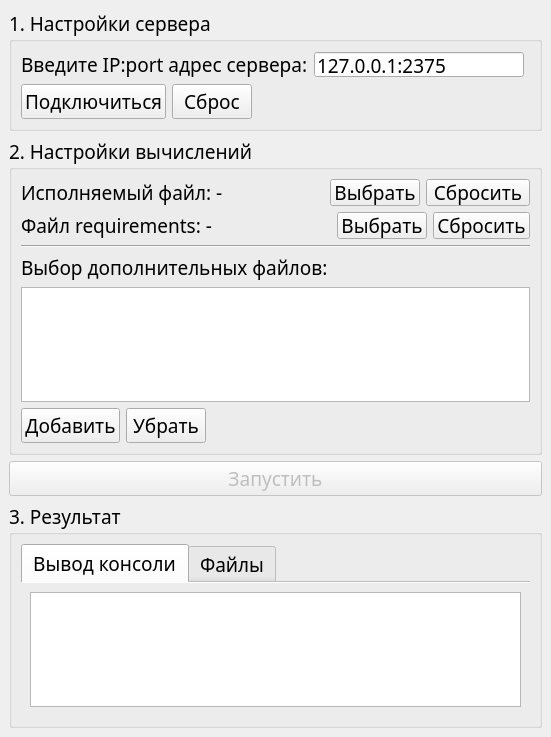
<?xml version="1.0" encoding="UTF-8"?>
<ui version="4.0">
 <class>MainWindow</class>
 <widget class="QMainWindow" name="MainWindow">
  <property name="windowModality">
   <enum>Qt::WindowModality::WindowModal</enum>
  </property>
  <property name="geometry">
   <rect>
    <x>0</x>
    <y>0</y>
    <width>551</width>
    <height>737</height>
   </rect>
  </property>
  <property name="font">
   <font>
    <family>Ubuntu Mono</family>
    <pointsize>14</pointsize>
    <italic>false</italic>
   </font>
  </property>
  <property name="windowTitle">
   <string>Rexex</string>
  </property>
  <property name="windowIcon">
   <iconset resource="resources/resources.qrc">
    <normaloff>:/icons/icons/rexelLogo.png</normaloff>:/icons/icons/rexelLogo.png</iconset>
  </property>
  <widget class="QWidget" name="centralwidget">
   <layout class="QVBoxLayout" name="verticalLayout_5">
    <item>
     <widget class="QGroupBox" name="ServerSettings">
      <property name="sizePolicy">
       <sizepolicy hsizetype="Preferred" vsizetype="Fixed">
        <horstretch>0</horstretch>
        <verstretch>0</verstretch>
       </sizepolicy>
      </property>
      <property name="title">
       <string>1. Настройки сервера</string>
      </property>
      <layout class="QVBoxLayout" name="verticalLayout">
       <item>
        <layout class="QHBoxLayout" name="horizontalLayout">
         <item>
          <widget class="QLabel" name="IPLabel">
           <property name="sizePolicy">
            <sizepolicy hsizetype="Preferred" vsizetype="Minimum">
             <horstretch>0</horstretch>
             <verstretch>0</verstretch>
            </sizepolicy>
           </property>
           <property name="text">
            <string>Введите IP:port адрес сервера:</string>
           </property>
          </widget>
         </item>
         <item>
          <widget class="QLineEdit" name="IPEdit">
           <property name="sizePolicy">
            <sizepolicy hsizetype="Fixed" vsizetype="Minimum">
             <horstretch>0</horstretch>
             <verstretch>0</verstretch>
            </sizepolicy>
           </property>
           <property name="minimumSize">
            <size>
             <width>210</width>
             <height>25</height>
            </size>
           </property>
           <property name="maximumSize">
            <size>
             <width>210</width>
             <height>25</height>
            </size>
           </property>
           <property name="font">
            <font>
             <family>Ubuntu Mono</family>
             <pointsize>14</pointsize>
             <italic>false</italic>
            </font>
           </property>
           <property name="text">
            <string>127.0.0.1:2375</string>
           </property>
           <property name="frame">
            <bool>true</bool>
           </property>
           <property name="placeholderText">
            <string notr="true">***.***.***.***:*****</string>
           </property>
           <property name="clearButtonEnabled">
            <bool>false</bool>
           </property>
          </widget>
         </item>
         <item>
          <spacer name="horizontalSpacer_2">
           <property name="orientation">
            <enum>Qt::Orientation::Horizontal</enum>
           </property>
           <property name="sizeHint" stdset="0">
            <size>
             <width>40</width>
             <height>20</height>
            </size>
           </property>
          </spacer>
         </item>
        </layout>
       </item>
       <item>
        <layout class="QHBoxLayout" name="horizontalLayout_4">
         <item>
          <widget class="QPushButton" name="TryConnectButton">
           <property name="text">
            <string>Подключиться</string>
           </property>
           <property name="icon">
            <iconset theme="mail-send-receive"/>
           </property>
          </widget>
         </item>
         <item>
          <widget class="QPushButton" name="ResetIPButton">
           <property name="text">
            <string>Сброс</string>
           </property>
           <property name="icon">
            <iconset theme="application-exit"/>
           </property>
          </widget>
         </item>
         <item>
          <widget class="QLabel" name="ConnectionStatus">
           <property name="enabled">
            <bool>true</bool>
           </property>
           <property name="sizePolicy">
            <sizepolicy hsizetype="Fixed" vsizetype="Fixed">
             <horstretch>0</horstretch>
             <verstretch>0</verstretch>
            </sizepolicy>
           </property>
           <property name="maximumSize">
            <size>
             <width>25</width>
             <height>25</height>
            </size>
           </property>
           <property name="text">
            <string/>
           </property>
           <property name="scaledContents">
            <bool>true</bool>
           </property>
          </widget>
         </item>
         <item>
          <spacer name="horizontalSpacer">
           <property name="orientation">
            <enum>Qt::Orientation::Horizontal</enum>
           </property>
           <property name="sizeHint" stdset="0">
            <size>
             <width>40</width>
             <height>20</height>
            </size>
           </property>
          </spacer>
         </item>
        </layout>
       </item>
      </layout>
     </widget>
    </item>
    <item>
     <widget class="QGroupBox" name="CalcSettings">
      <property name="enabled">
       <bool>true</bool>
      </property>
      <property name="title">
       <string>2. Настройки вычислений</string>
      </property>
      <layout class="QVBoxLayout" name="verticalLayout_2">
       <item>
        <layout class="QHBoxLayout" name="MainFileChoose">
         <item>
          <widget class="QLabel" name="MainFileLabel">
           <property name="text">
            <string>Исполняемый файл: -</string>
           </property>
           <property name="scaledContents">
            <bool>true</bool>
           </property>
           <property name="wordWrap">
            <bool>true</bool>
           </property>
          </widget>
         </item>
         <item>
          <spacer name="horizontalSpacer_5">
           <property name="orientation">
            <enum>Qt::Orientation::Horizontal</enum>
           </property>
           <property name="sizeHint" stdset="0">
            <size>
             <width>40</width>
             <height>20</height>
            </size>
           </property>
          </spacer>
         </item>
         <item>
          <widget class="QPushButton" name="ChooseMainFileButton">
           <property name="maximumSize">
            <size>
             <width>95</width>
             <height>27</height>
            </size>
           </property>
           <property name="text">
            <string>Выбрать</string>
           </property>
           <property name="icon">
            <iconset theme="folder-new"/>
           </property>
          </widget>
         </item>
         <item>
          <widget class="QPushButton" name="MainFileResetButton">
           <property name="minimumSize">
            <size>
             <width>104</width>
             <height>27</height>
            </size>
           </property>
           <property name="maximumSize">
            <size>
             <width>104</width>
             <height>27</height>
            </size>
           </property>
           <property name="text">
            <string>Сбросить</string>
           </property>
           <property name="icon">
            <iconset theme="application-exit"/>
           </property>
          </widget>
         </item>
        </layout>
       </item>
       <item>
        <layout class="QHBoxLayout" name="ReqChoose">
         <item>
          <widget class="QLabel" name="ReqLabel">
           <property name="text">
            <string>Файл requirements: -</string>
           </property>
           <property name="wordWrap">
            <bool>true</bool>
           </property>
          </widget>
         </item>
         <item>
          <spacer name="horizontalSpacer_6">
           <property name="orientation">
            <enum>Qt::Orientation::Horizontal</enum>
           </property>
           <property name="sizeHint" stdset="0">
            <size>
             <width>40</width>
             <height>20</height>
            </size>
           </property>
          </spacer>
         </item>
         <item>
          <widget class="QPushButton" name="ReqChooseButton">
           <property name="maximumSize">
            <size>
             <width>95</width>
             <height>27</height>
            </size>
           </property>
           <property name="text">
            <string>Выбрать</string>
           </property>
           <property name="icon">
            <iconset theme="folder-new"/>
           </property>
          </widget>
         </item>
         <item>
          <widget class="QPushButton" name="ReqResetButton">
           <property name="maximumSize">
            <size>
             <width>104</width>
             <height>27</height>
            </size>
           </property>
           <property name="text">
            <string>Сбросить</string>
           </property>
           <property name="icon">
            <iconset theme="application-exit"/>
           </property>
          </widget>
         </item>
        </layout>
       </item>
       <item>
        <widget class="Line" name="line">
         <property name="orientation">
          <enum>Qt::Orientation::Horizontal</enum>
         </property>
        </widget>
       </item>
       <item>
        <layout class="QHBoxLayout" name="listFileLabel">
         <item>
          <widget class="QLabel" name="label_2">
           <property name="text">
            <string>Выбор дополнительных файлов:</string>
           </property>
          </widget>
         </item>
         <item>
          <spacer name="horizontalSpacer_7">
           <property name="orientation">
            <enum>Qt::Orientation::Horizontal</enum>
           </property>
           <property name="sizeHint" stdset="0">
            <size>
             <width>40</width>
             <height>20</height>
            </size>
           </property>
          </spacer>
         </item>
        </layout>
       </item>
       <item>
        <widget class="QListWidget" name="listFileWidget">
         <property name="selectionMode">
          <enum>QAbstractItemView::SelectionMode::MultiSelection</enum>
         </property>
         <property name="selectionRectVisible">
          <bool>false</bool>
         </property>
        </widget>
       </item>
       <item>
        <layout class="QHBoxLayout" name="AddRemovw">
         <item>
          <widget class="QPushButton" name="AddFileButton">
           <property name="text">
            <string>Добавить</string>
           </property>
           <property name="icon">
            <iconset theme="list-add"/>
           </property>
          </widget>
         </item>
         <item>
          <widget class="QPushButton" name="RemoveButton">
           <property name="text">
            <string>Убрать</string>
           </property>
           <property name="icon">
            <iconset theme="application-exit"/>
           </property>
          </widget>
         </item>
         <item>
          <spacer name="horizontalSpacer_3">
           <property name="orientation">
            <enum>Qt::Orientation::Horizontal</enum>
           </property>
           <property name="sizeHint" stdset="0">
            <size>
             <width>40</width>
             <height>20</height>
            </size>
           </property>
          </spacer>
         </item>
        </layout>
       </item>
      </layout>
     </widget>
    </item>
    <item>
     <widget class="QPushButton" name="RunButton">
      <property name="enabled">
       <bool>false</bool>
      </property>
      <property name="minimumSize">
       <size>
        <width>0</width>
        <height>35</height>
       </size>
      </property>
      <property name="baseSize">
       <size>
        <width>0</width>
        <height>0</height>
       </size>
      </property>
      <property name="text">
       <string>Запустить</string>
      </property>
      <property name="icon">
       <iconset theme="media-playback-start"/>
      </property>
      <property name="checkable">
       <bool>false</bool>
      </property>
     </widget>
    </item>
    <item>
     <widget class="QGroupBox" name="Result">
      <property name="accessibleName">
       <string/>
      </property>
      <property name="title">
       <string>3. Результат</string>
      </property>
      <property name="flat">
       <bool>false</bool>
      </property>
      <layout class="QVBoxLayout" name="verticalLayout_4">
       <item>
        <widget class="QTabWidget" name="tabWidget">
         <property name="sizePolicy">
          <sizepolicy hsizetype="Preferred" vsizetype="Preferred">
           <horstretch>0</horstretch>
           <verstretch>0</verstretch>
          </sizepolicy>
         </property>
         <property name="currentIndex">
          <number>0</number>
         </property>
         <property name="usesScrollButtons">
          <bool>true</bool>
         </property>
         <property name="documentMode">
          <bool>true</bool>
         </property>
         <property name="tabsClosable">
          <bool>false</bool>
         </property>
         <property name="movable">
          <bool>true</bool>
         </property>
         <property name="tabBarAutoHide">
          <bool>true</bool>
         </property>
         <widget class="QWidget" name="consoleOutput">
          <property name="accessibleName">
           <string/>
          </property>
          <attribute name="title">
           <string>Вывод консоли</string>
          </attribute>
          <layout class="QGridLayout" name="gridLayout">
           <item row="0" column="0">
            <widget class="QTextEdit" name="serverOutput">
             <property name="readOnly">
              <bool>true</bool>
             </property>
            </widget>
           </item>
          </layout>
         </widget>
         <widget class="QWidget" name="files">
          <attribute name="title">
           <string>Файлы</string>
          </attribute>
          <layout class="QGridLayout" name="gridLayout_8">
           <item row="0" column="0">
            <layout class="QGridLayout" name="gridLayout_7">
             <item row="1" column="1">
              <spacer name="horizontalSpacer_4">
               <property name="orientation">
                <enum>Qt::Orientation::Horizontal</enum>
               </property>
               <property name="sizeHint" stdset="0">
                <size>
                 <width>40</width>
                 <height>20</height>
                </size>
               </property>
              </spacer>
             </item>
             <item row="0" column="0" colspan="2">
              <widget class="QListWidget" name="DirDiffList">
               <property name="alternatingRowColors">
                <bool>false</bool>
               </property>
               <property name="selectionMode">
                <enum>QAbstractItemView::SelectionMode::MultiSelection</enum>
               </property>
               <property name="isWrapping" stdset="0">
                <bool>false</bool>
               </property>
               <property name="viewMode">
                <enum>QListView::ViewMode::ListMode</enum>
               </property>
               <property name="selectionRectVisible">
                <bool>true</bool>
               </property>
               <property name="sortingEnabled">
                <bool>false</bool>
               </property>
              </widget>
             </item>
             <item row="1" column="0">
              <widget class="QPushButton" name="InstallResponseButton">
               <property name="enabled">
                <bool>false</bool>
               </property>
               <property name="text">
                <string>Загрузить</string>
               </property>
               <property name="icon">
                <iconset theme="document-save"/>
               </property>
              </widget>
             </item>
            </layout>
           </item>
          </layout>
         </widget>
        </widget>
       </item>
      </layout>
     </widget>
    </item>
   </layout>
  </widget>
 </widget>
 <tabstops>
  <tabstop>IPEdit</tabstop>
  <tabstop>TryConnectButton</tabstop>
  <tabstop>ResetIPButton</tabstop>
  <tabstop>ChooseMainFileButton</tabstop>
  <tabstop>MainFileResetButton</tabstop>
  <tabstop>ReqChooseButton</tabstop>
  <tabstop>ReqResetButton</tabstop>
  <tabstop>listFileWidget</tabstop>
  <tabstop>AddFileButton</tabstop>
  <tabstop>RemoveButton</tabstop>
  <tabstop>RunButton</tabstop>
  <tabstop>tabWidget</tabstop>
  <tabstop>serverOutput</tabstop>
  <tabstop>DirDiffList</tabstop>
  <tabstop>InstallResponseButton</tabstop>
 </tabstops>
 <resources>
  <include location="resources/resources.qrc"/>
 </resources>
 <connections/>
 <designerdata>
  <property name="gridDeltaX">
   <number>10</number>
  </property>
  <property name="gridDeltaY">
   <number>10</number>
  </property>
  <property name="gridSnapX">
   <bool>true</bool>
  </property>
  <property name="gridSnapY">
   <bool>true</bool>
  </property>
  <property name="gridVisible">
   <bool>true</bool>
  </property>
 </designerdata>
 <slots>
  <slot>IPEdit()</slot>
  <slot>TryConnect()</slot>
  <slot>ResetIP()</slot>
  <slot>AddMainFile()</slot>
  <slot>ResetMainFile()</slot>
 </slots>
</ui>
